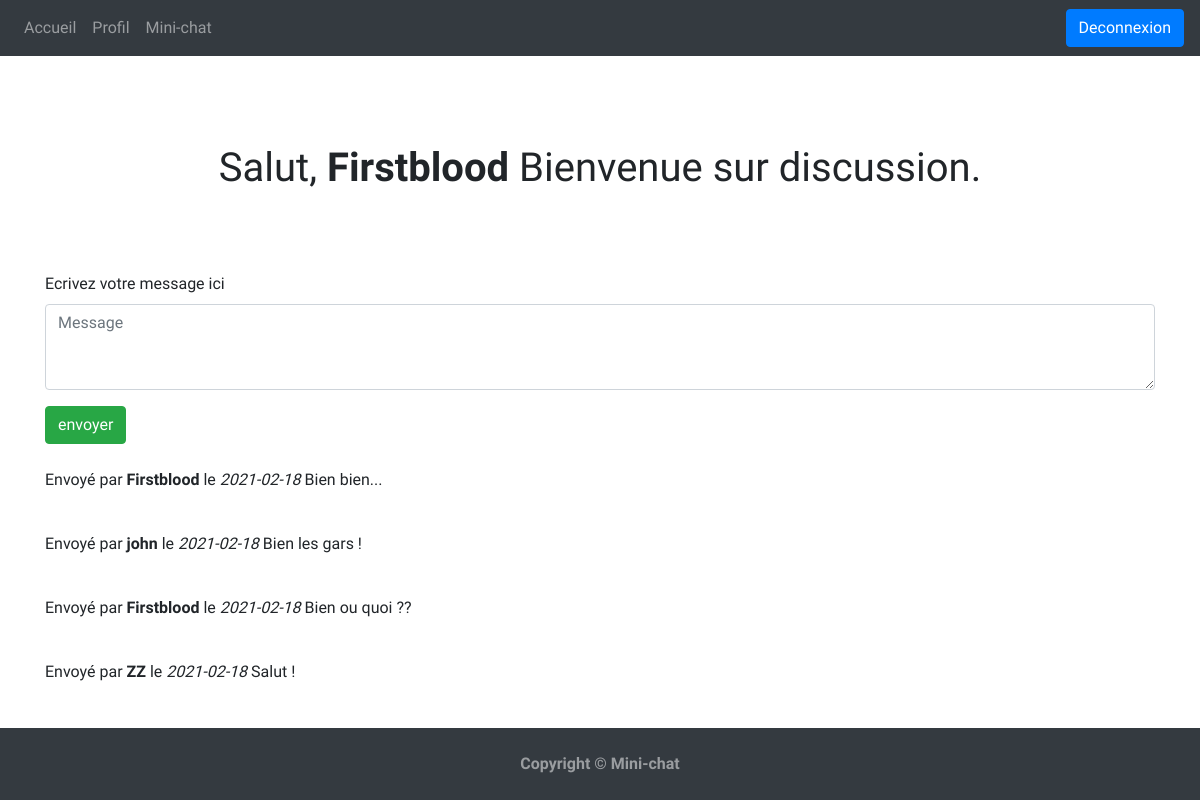
The page /discussion.php (signed in) on the database its author committed.
### tables this page shows
CREATE TABLE IF NOT EXISTS `messages` (
  `id` int(11) NOT NULL AUTO_INCREMENT,
  `message` varchar(140) NOT NULL,
  `id_utilisateur` int(11) NOT NULL,
  `date` date NOT NULL,
  PRIMARY KEY (`id`)
);

CREATE TABLE IF NOT EXISTS `utilisateurs` (
  `id` int(11) NOT NULL AUTO_INCREMENT,
  `login` varchar(255) NOT NULL,
  `password` varchar(255) NOT NULL,
  PRIMARY KEY (`id`)
);

### discussion.php (the view, shortened to what this page needs)
<?php
require_once "config.php";
?>
<!DOCTYPE html>
<html lang="en">
<head>
    <link rel="stylesheet" href="https://cdn.jsdelivr.net/npm/bootstrap@4.5.3/dist/css/bootstrap.min.css">
    <link rel="stylesheet" href="style.css">
</head>
<body>
    <?php
    include 'header.php';
    ?>
    <main class="container">
        <div class="page-header">
            <h1>Salut, <b><?php echo htmlspecialchars($_SESSION["login"]); ?></b> Bienvenue sur discussion.</h1>
        </div>
        <div>
            <form method="post" action="">
                <div class="form-group green-border-focus">
                    <label for="exampleFormControlTextarea5">Ecrivez votre message ici</label>
                    <textarea class="form-control" id="exampleFormControlTextarea5" rows="3" type="text" name="message" placeholder="Message"></textarea>
                </div>
                <input type="submit" class="btn btn-success" name="envoyer" value="envoyer" />
            </form>
        </div>
        <section>
            <?php
            $requete = $pdo->prepare(
                "SELECT login,message,date
                                                FROM utilisateurs
                                                    INNER JOIN messages
                                                        ON utilisateurs.id = messages.id_utilisateur"
            );
            $requete->execute();
            $result = $requete->fetchAll();
            for ($i = 0; isset($result[$i]); $i++) {
                echo '</br><p class="message"> Envoyé par <b>' . $result[$i]['login'] . '</b> le <em>' . $result[$i]['date'] . '</em> ' . $result[$i]['message'] . '</p>';
            }
            ?>
        </section>
    </main>
    <?php
    include 'footer.php'
    ?>
</body>
</html>

### header.php (shortened to what this page needs)
<nav class="navbar navbar-expand-sm navbar-dark bg-dark mb-2">
    <ul class="navbar-nav mr-auto">
        <li class="nav-item">
            <a class="nav-link" href="index.php">Accueil</a>
        </li>
        <?php
        if (isset($_SESSION['loggedin'])) {
            echo '<li class="nav-item">';
            echo '<a class="nav-link" href="profil.php">Profil </a>';
            echo '</li>';
            echo '<li class="nav-item">';
            echo '<a class="nav-link" href="discussion.php">Mini-chat </a>';
            echo '</li></ul>';
            echo '<form action="logout.php" method="post">';
            echo '<input class="btn btn-primary" type="submit" name="deconnexion" role="button" value="Deconnexion"></input> ';
            echo '</form>';
        }
        ?>
</nav>

### footer.php
<footer id="sticky-footer" class="py-4 bg-dark text-white-50">
  <div class="container text-center">
    <strong>Copyright &copy; Mini-chat</strong>
  </div>
</footer>

### style.css (style rules this page uses)
body { display: flex; flex-direction: column; height: 100vh; margin: 0; font-family: "Hachi Maru Pop", cursive; }
h1 { text-align: center; border: 1px; border-radius: 5px; width: 100%; margin-top: 10vh; margin-bottom: 10vh; }
#sticky-footer { margin-top: auto; }

### rows shown on the page
messages: id_utilisateur.login "Firstblood", date "2021-02-18", message "Bien bien..."
messages: id_utilisateur.login "john", date "2021-02-18", message "Bien les gars !"
messages: id_utilisateur.login "Firstblood", date "2021-02-18", message "Bien ou quoi ??"
messages: id_utilisateur.login "ZZ", date "2021-02-18", message "Salut !"

### other values the page prints
$_SESSION["login"] "Firstblood"
